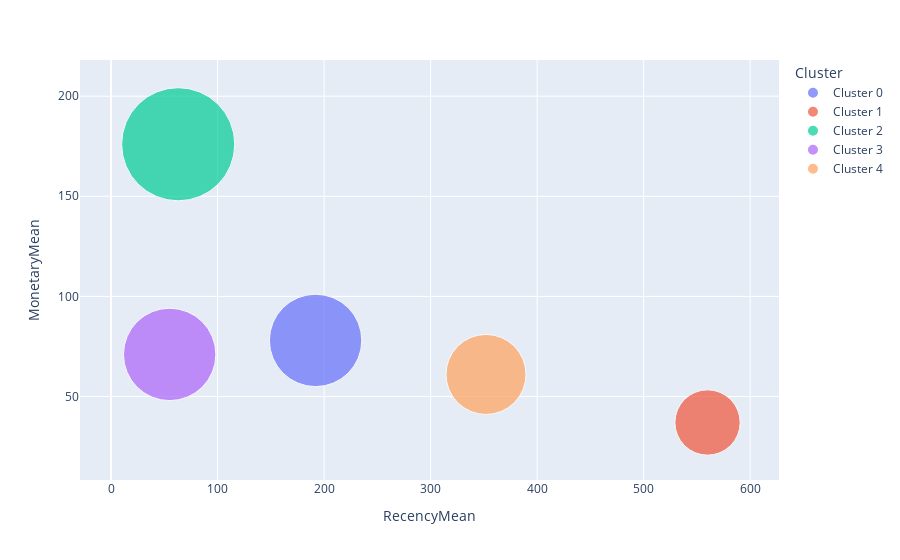

The notebook cell saved with this chart:
### Code cell
# Scatter plot
fig = px.scatter(rfm_agg2, x="RecencyMean", y="MonetaryMean", size="FrequencyMean", color="Cluster",
           hover_name="Cluster", size_max=80)
fig.show()

### Figure 1 — Plotly figure (JSON) as saved in the notebook; plotly's stock layout.template omitted (floating-point values rounded to 4 significant figures)
{"data": [{"hovertemplate": "<b>%{hovertext}</b><br><br>Cluster=Cluster 0<br>RecencyMean=%{x}<br>MonetaryMean=%{y}<br>FrequencyMean=%{marker.size}<extra></extra>", "hovertext": ["Cluster 0"], "legendgroup": "Cluster 0", "marker": {"color": "#636efa", "size": [4], "sizemode": "area", "sizeref": 0.0009375, "symbol": "circle"}, "mode": "markers", "name": "Cluster 0", "orientation": "v", "showlegend": true, "type": "scatter", "x": [192], "xaxis": "x", "y": [78], "yaxis": "y"}, {"hovertemplate": "<b>%{hovertext}</b><br><br>Cluster=Cluster 1<br>RecencyMean=%{x}<br>MonetaryMean=%{y}<br>FrequencyMean=%{marker.size}<extra></extra>", "hovertext": ["Cluster 1"], "legendgroup": "Cluster 1", "marker": {"color": "#EF553B", "size": [2], "sizemode": "area", "sizeref": 0.0009375, "symbol": "circle"}, "mode": "markers", "name": "Cluster 1", "orientation": "v", "showlegend": true, "type": "scatter", "x": [560], "xaxis": "x", "y": [37], "yaxis": "y"}, {"hovertemplate": "<b>%{hovertext}</b><br><br>Cluster=Cluster 2<br>RecencyMean=%{x}<br>MonetaryMean=%{y}<br>FrequencyMean=%{marker.size}<extra></extra>", "hovertext": ["Cluster 2"], "legendgroup": "Cluster 2", "marker": {"color": "#00cc96", "size": [6], "sizemode": "area", "sizeref": 0.0009375, "symbol": "circle"}, "mode": "markers", "name": "Cluster 2", "orientation": "v", "showlegend": true, "type": "scatter", "x": [63], "xaxis": "x", "y": [176], "yaxis": "y"}, {"hovertemplate": "<b>%{hovertext}</b><br><br>Cluster=Cluster 3<br>RecencyMean=%{x}<br>MonetaryMean=%{y}<br>FrequencyMean=%{marker.size}<extra></extra>", "hovertext": ["Cluster 3"], "legendgroup": "Cluster 3", "marker": {"color": "#ab63fa", "size": [4], "sizemode": "area", "sizeref": 0.0009375, "symbol": "circle"}, "mode": "markers", "name": "Cluster 3", "orientation": "v", "showlegend": true, "type": "scatter", "x": [55], "xaxis": "x", "y": [71], "yaxis": "y"}, {"hovertemplate": "<b>%{hovertext}</b><br><br>Cluster=Cluster 4<br>RecencyMean=%{x}<br>MonetaryMean=%{y}<br>FrequencyMean=%{marker.size}<extra></extra>", "hovertext": ["Cluster 4"], "legendgroup": "Cluster 4", "marker": {"color": "#FFA15A", "size": [3], "sizemode": "area", "sizeref": 0.0009375, "symbol": "circle"}, "mode": "markers", "name": "Cluster 4", "orientation": "v", "showlegend": true, "type": "scatter", "x": [352], "xaxis": "x", "y": [61], "yaxis": "y"}], "layout": {"legend": {"itemsizing": "constant", "title": {"text": "Cluster"}, "tracegroupgap": 0}, "margin": {"t": 60}, "xaxis": {"anchor": "y", "domain": [0, 1], "title": {"text": "RecencyMean"}}, "yaxis": {"anchor": "x", "domain": [0, 1], "title": {"text": "MonetaryMean"}}}}
